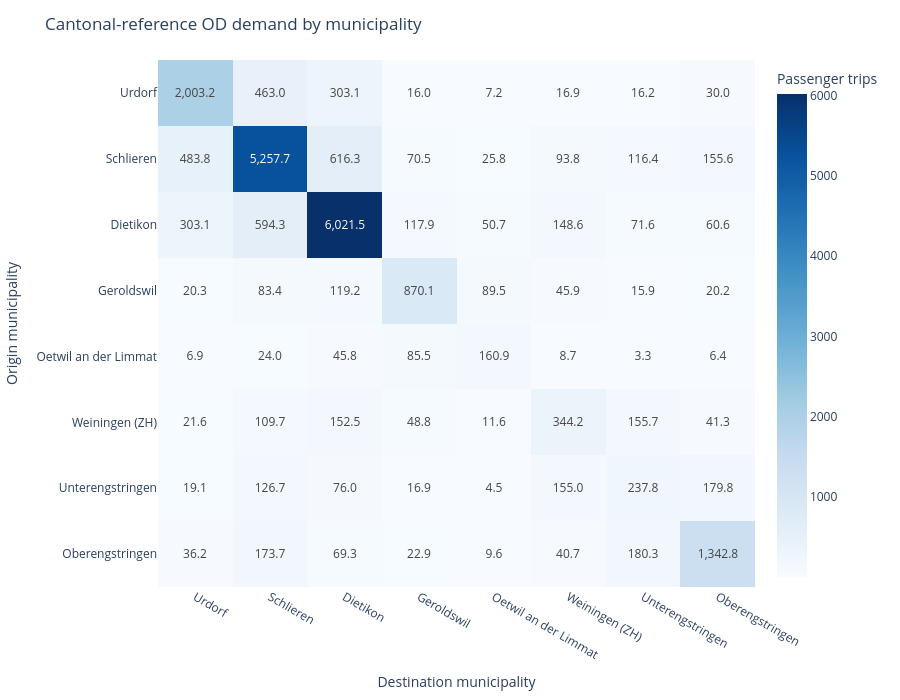

Write notebook code for a chart like this one.
### Markdown cell above
## 1.4 Baseline Travel Demand & Desire Lines (tutorial/supporting task + mandatory task)

To understand where people travel along the Zürich–Winterthur corridor, we visualize **desire lines**  and **OD-matrices** at various levels of spatial resolution. 

Below, for instance, you can visualize how travel demand is distributed if we aggregate it by Municipality and therefore see which ones exhibit the strongest demand.

> **OD-inspection and model validation**
>
> The following analyses help assess whether the model produces plausible travel patterns before its outputs are used in later stages. Compare internal, inbound, outbound, and pass-through demand with independent evidence, such as observed transport data, official statistics, previous studies, CBA assumptions, or projects from earlier course editions.
>

**IMPORTANT: these values represent peak-hour evening travel demand in the Canton of Zurich, i.e. only travel demand on a "regular" weekday between 17:00-18:00**

Here below, you can start inspecting the data by analysing the travel demand between pairs of municipalities (i.e., OD pairs).

### Code cell
MUNICIPALITY_OD_FIGURE = tmi.municipality_od_explorer(
    ctx,
    p.CORRIDOR_MUNICIPALITIES,
)

display(MUNICIPALITY_OD_FIGURE)

### Figure 1 — Plotly figure (JSON) as saved in the notebook; plotly's stock layout.template omitted (floating-point values rounded to 4 significant figures)
{"data": [{"colorbar": {"title": {"text": "Passenger trips"}}, "colorscale": [[0, "rgb(247,251,255)"], [0.125, "rgb(222,235,247)"], [0.25, "rgb(198,219,239)"], [0.375, "rgb(158,202,225)"], [0.5, "rgb(107,174,214)"], [0.625, "rgb(66,146,198)"], [0.75, "rgb(33,113,181)"], [0.875, "rgb(8,81,156)"], [1, "rgb(8,48,107)"]], "hovertemplate": "Origin: %{y}<br>Destination: %{x}<br>Peak-hour passenger trips: %{z:,.1f}<extra></extra>", "text": [[2003.0, 463.0, 303.1, 16.0, 7.2, 16.9, 16.2, 30.0], [483.8, 5258.0, 616.3, 70.5, 25.8, 93.8, 116.4, 155.6], [303.1, 594.3, 6022.0, 117.9, 50.7, 148.6, 71.6, 60.6], [20.3, 83.4, 119.2, 870.1, 89.5, 45.9, 15.9, 20.2], [6.9, 24.0, 45.8, 85.5, 160.9, 8.7, 3.3, 6.4], [21.6, 109.7, 152.5, 48.8, 11.6, 344.2, 155.7, 41.3], [19.1, 126.7, 76.0, 16.9, 4.5, 155.0, 237.8, 179.8], [36.2, 173.7, 69.3, 22.9, 9.6, 40.7, 180.3, 1343.0]], "texttemplate": "%{text:,.1f}", "type": "heatmap", "x": ["Urdorf", "Schlieren", "Dietikon", "Geroldswil", "Oetwil an der Limmat", "Weiningen (ZH)", "Unterengstringen", "Oberengstringen"], "y": ["Urdorf", "Schlieren", "Dietikon", "Geroldswil", "Oetwil an der Limmat", "Weiningen (ZH)", "Unterengstringen", "Oberengstringen"], "z": [[2003.0, 463.0, 303.1, 16.02, 7.233, 16.88, 16.23, 29.99], [483.8, 5258.0, 616.3, 70.49, 25.75, 93.81, 116.4, 155.6], [303.1, 594.3, 6021.0, 117.9, 50.72, 148.6, 71.59, 60.58], [20.25, 83.37, 119.2, 870.1, 89.48, 45.94, 15.94, 20.19], [6.89, 23.99, 45.83, 85.48, 160.9, 8.703, 3.264, 6.414], [21.61, 109.7, 152.5, 48.75, 11.57, 344.2, 155.7, 41.27], [19.11, 126.7, 75.97, 16.87, 4.486, 155.0, 237.8, 179.8], [36.25, 173.7, 69.35, 22.91, 9.573, 40.67, 180.3, 1343.0]]}], "layout": {"height": 700, "margin": {"b": 20, "l": 20, "r": 20, "t": 60}, "title": {"text": "Cantonal-reference OD demand by municipality"}, "xaxis": {"title": {"text": "Destination municipality"}}, "yaxis": {"autorange": "reversed", "title": {"text": "Origin municipality"}}}}
